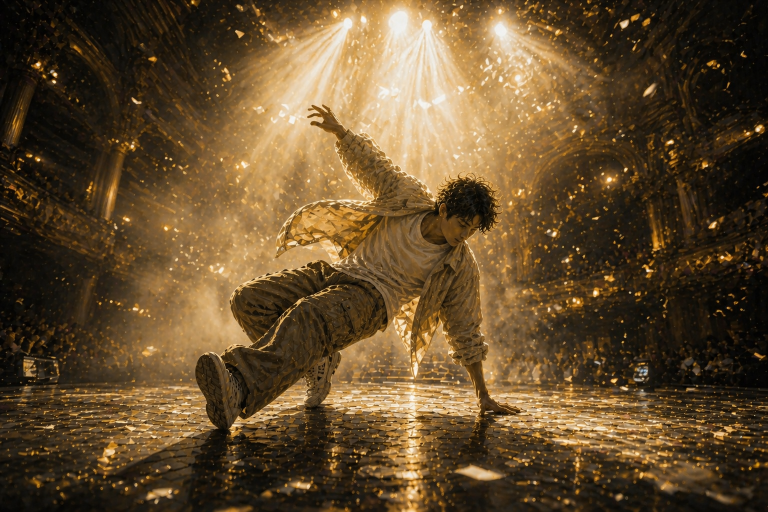
#> input picture 个人.png, 1536 x 1024 px (shown at 1/2 size)
$ python make_logo.py '../个人.png'
#> lines starting #> are read from the running program, lines starting #| are printed output that depends on the picture; after the words box and inside, x2 and y2 are one past the last pixel; in counts of white or black regions, pixels touching at a corner belong together
#!/usr/bin/env python3
"""从最终成品 Logo（brand/final_logo.png）导出各平台资源。

- brand/logo.png       直接复制你的成品原图，逐字节保留，绝不裁切/缩放/重编码
- brand/logo-512/256/128.png  仅等比缩放（原图为方图，构图完全不变）
- brand/avatar-round.png      圆形头像（抖音/小红书），保留完整构图

用法:
    python pipeline/make_logo.py                 # 默认用 brand/final_logo.png
    python pipeline/make_logo.py "<图片路径>"    # 指定其它源图
"""
from __future__ import annotations

import shutil
import sys
from pathlib import Path

from PIL import Image, ImageDraw

REPO = Path(__file__).resolve().parents[1]


def _pad_square(image: Image.Image, bg: tuple = (0, 0, 0, 255)) -> Image.Image:
    """非方图时用黑底补边成正方形（只补边，绝不裁切）。"""
    w, h = image.size
    if w == h:
        return image
    side = max(w, h)
    canvas = Image.new("RGBA", (side, side), bg)
    canvas.alpha_composite(image.convert("RGBA"), ((side - w) // 2, (side - h) // 2))
    return canvas


def _circle(image: Image.Image) -> Image.Image:
    size = image.width
    mask = Image.new("L", (size, size), 0)
    ImageDraw.Draw(mask).ellipse([0, 0, size - 1, size - 1], fill=255)
    out = Image.new("RGBA", (size, size), (0, 0, 0, 0))
    out.paste(image.convert("RGBA"), (0, 0), mask)
    return out


def main() -> int:
    src = Path(sys.argv[1]) if len(sys.argv) > 1 else REPO / "brand" / "final_logo.png"
    if not src.exists():
        print(f"找不到图片：{src}")
        return 1

    brand = REPO / "brand"
    brand.mkdir(exist_ok=True)
    written: list[str] = []

    # 主 Logo：直接使用你的成品原图，逐字节复制，不做任何处理
    dst = brand / "logo.png"
    if src.resolve() != dst.resolve():
        shutil.copyfile(src, dst)
    written.append("brand/logo.png")

    with Image.open(src) as image:
#> image is the input picture: PIL image 1536x1024 RGB; mean R, G, B 99, 76.1, 45.3
        master = _pad_square(image.convert("RGBA"))
#> in _pad_square, `canvas.alpha_composite(image.convert("RGBA"), ((side - w) // 2, (side ..`:
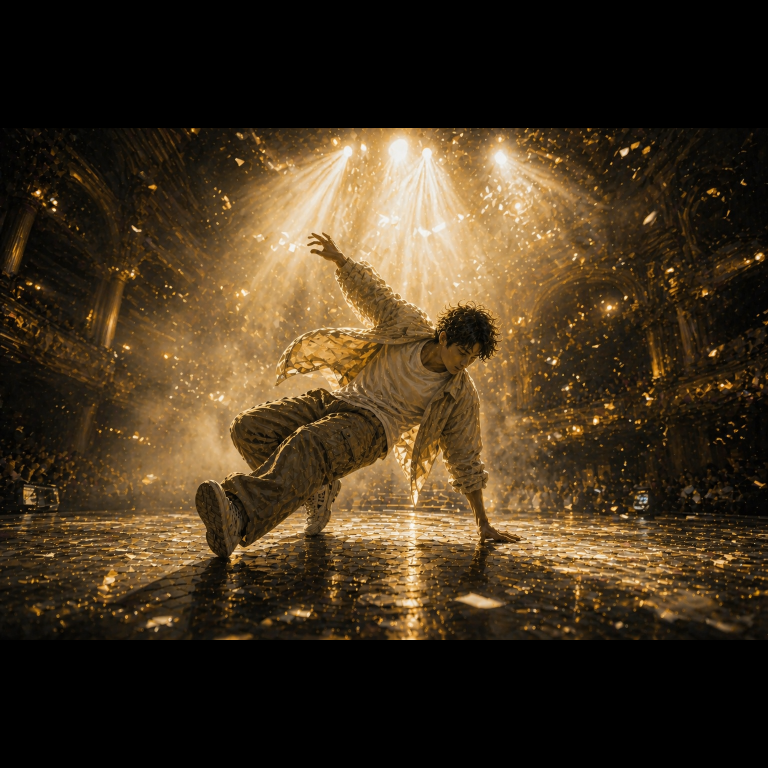
#> canvas: PIL image 1536x1536 RGBA (shown at 1/2 size); mean R, G, B, A 66, 50.7, 30.2, 255

        # 常用尺寸：等比缩放（方图缩放不改构图）
        for size in (512, 256, 128):
            master.resize((size, size), Image.Resampling.LANCZOS).save(brand / f"logo-{size}.png")
            written.append(f"brand/logo-{size}.png")
#> this loop made 3 passes
#> pass 1, in main, `master.resize((size, size), Image.Resampling.LANCZOS).save(brand / f"l..`:
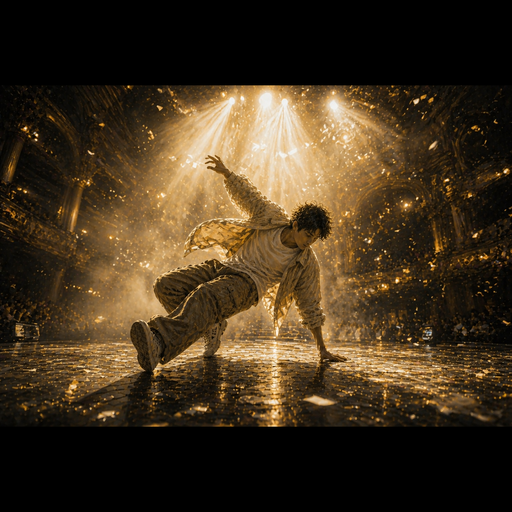
#> saved as logo-512.png: PIL image 512x512 RGBA; mean R, G, B, A 66, 50.7, 30.2, 255
#> pass 2, in main, `master.resize((size, size), Image.Resampling.LANCZOS).save(brand / f"l..`:
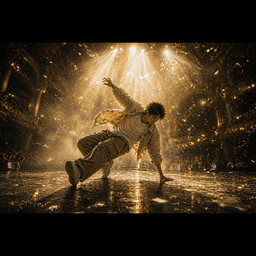
#> saved as logo-256.png: PIL image 256x256 RGBA; mean R, G, B, A 66, 50.7, 30.2, 255
#> after the loop, written = ['brand/logo.png', 'brand/logo-512.png', 'brand/logo-256.png', 'brand/logo-128.png']

        # 圆形头像（抖音/小红书）：圆形遮罩，保留完整构图
        _circle(master.resize((512, 512), Image.Resampling.LANCZOS)).save(brand / "avatar-round.png")
#> in _circle, `mask = Image.new("L", (size, size), 0)`: mask: PIL image 512x512 L; every value is 0
#> in _circle, `ImageDraw.Draw(mask).ellipse([0, 0, size - 1, size - 1], fill=255)`:
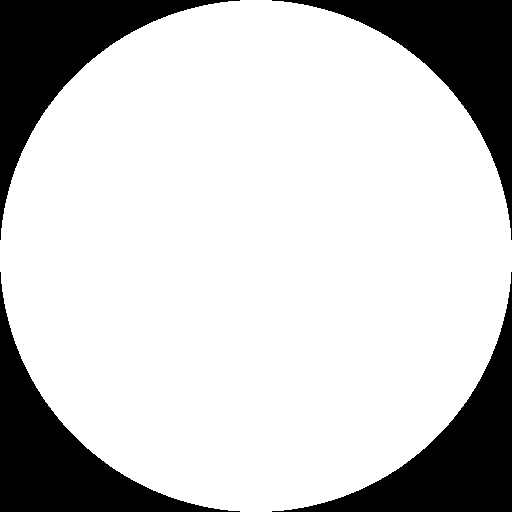
#> mask: PIL image 512x512 L; 78.5% white; 4 black regions, box (x1, y1, x2, y2) and area: (0, 0, 240, 240) 14089, (272, 0, 512, 240) 14089, (0, 272, 240, 512) 14089, (272, 272, 512, 512) 14089
#> in _circle, `out = Image.new("RGBA", (size, size), (0, 0, 0, 0))`: out: PIL image 512x512 RGBA; every value is 0
#> in _circle, `out.paste(image.convert("RGBA"), (0, 0), mask)`:
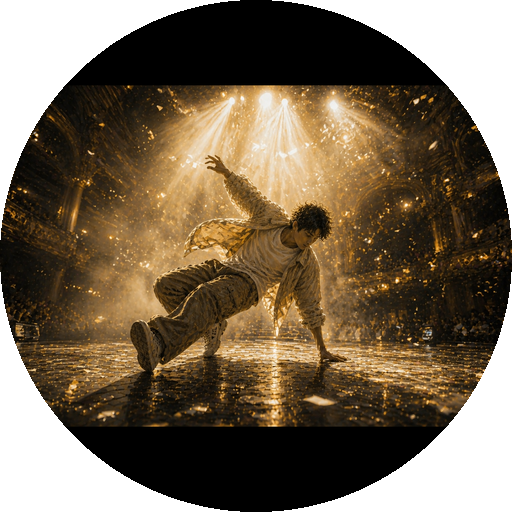
#> out: PIL image 512x512 RGBA; mean R, G, B, A 64.4, 49.5, 29.6, 200.2; transparent parts drawn white
        written.append("brand/avatar-round.png")

    for name in written:
        print(f"logo -> {name}")
#> this loop made 5 passes
#> name on passes 1 to 5: 'brand/logo.png', 'brand/logo-512.png', 'brand/logo-256.png', 'brand/logo-128.png', 'brand/avatar-round.png'
#| logo -> brand/logo.png
#| logo -> brand/logo-512.png
#| logo -> brand/logo-256.png
#| logo -> brand/logo-128.png
#| logo -> brand/avatar-round.png
    return 0


if __name__ == "__main__":
    raise SystemExit(main())
#> (the program exits here)
